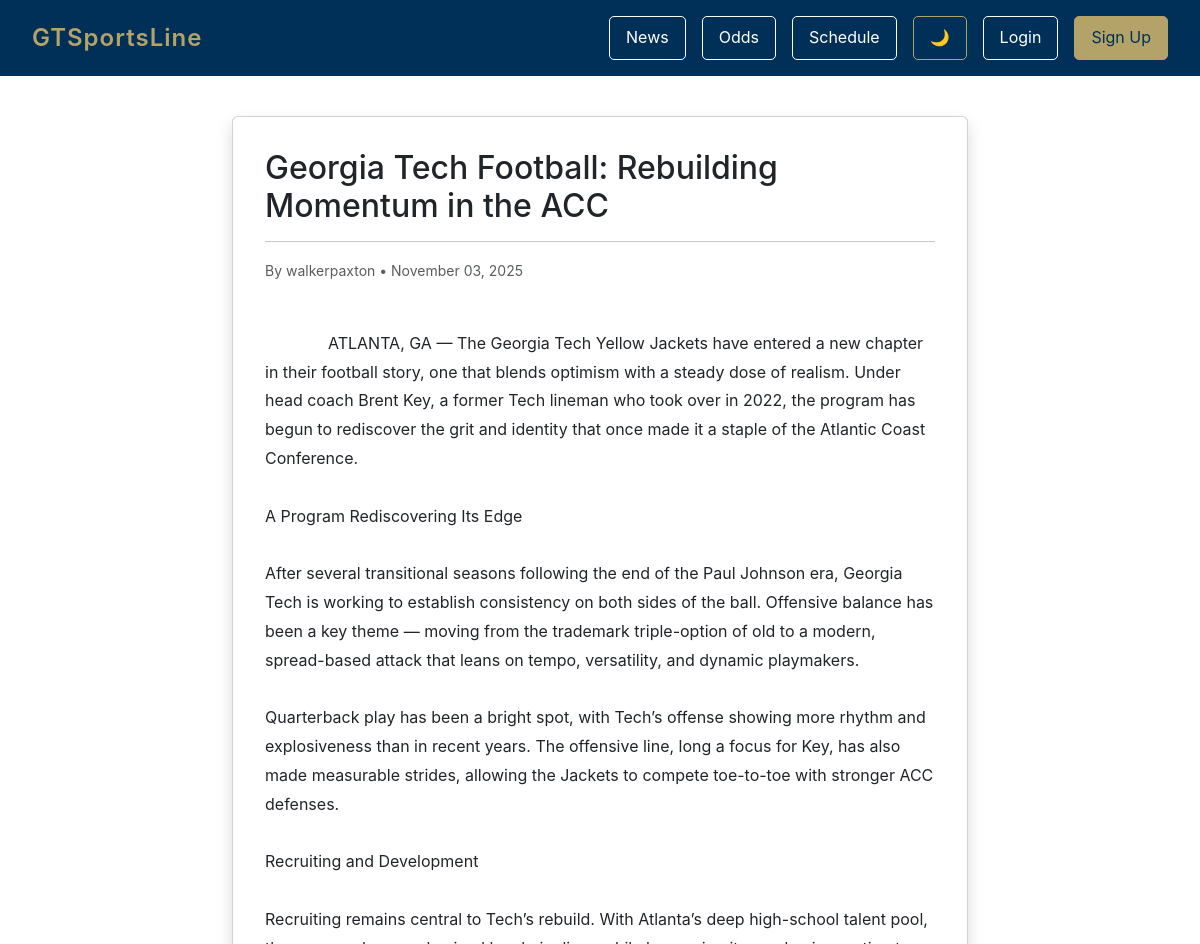
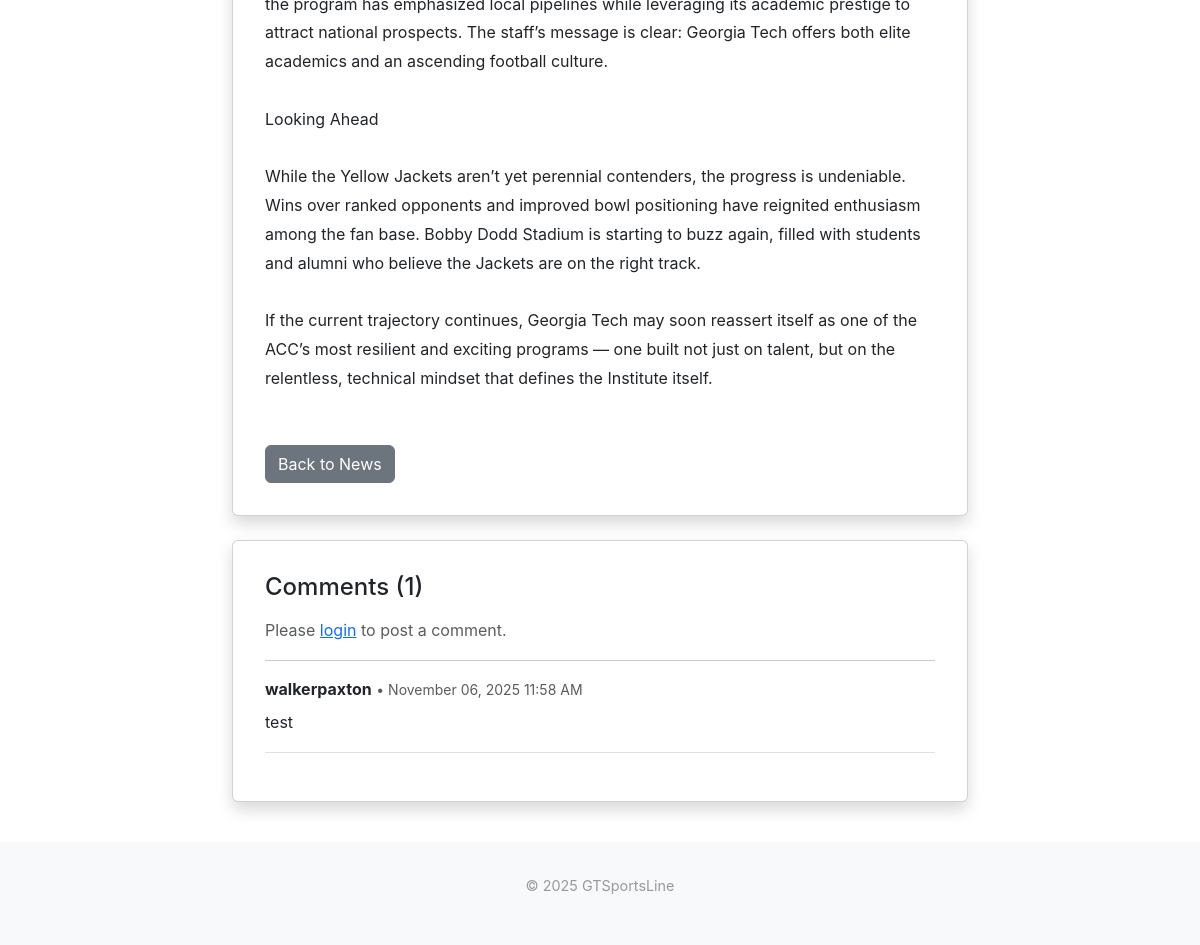
Screenshot of /news/4/ with the database file from the repository (2 pictures, top to bottom).
### news/models.py (models this page shows, shortened)
class NewsArticle(models.Model):
    title = models.CharField(max_length=200)
    content = models.TextField()
    author = models.ForeignKey(User, on_delete=models.CASCADE)
    created_at = models.DateTimeField(auto_now_add=True)
    updated_at = models.DateTimeField(auto_now=True)
    class Meta:
        ordering = ['-created_at']

class Comment(models.Model):
    article = models.ForeignKey(NewsArticle, on_delete=models.CASCADE, related_name='comments')
    author = models.ForeignKey(User, on_delete=models.CASCADE)
    content = models.TextField(max_length=1000)
    created_at = models.DateTimeField(auto_now_add=True)
    class Meta:
        ordering = ['created_at']

### news/views.py (the view)
# urls.py: path('<int:article_id>/', views.news_detail, name='news.detail'),
def news_detail(request, article_id):
    template_data = {
        'title': 'News Article'
    }
    article = get_object_or_404(NewsArticle, id=article_id)
    template_data['article'] = article
    comments = article.comments.all()
    template_data['comments'] = comments
    if request.method == 'POST' and request.user.is_authenticated:
        form = CommentForm(request.POST)
        if form.is_valid():
            comment = form.save(commit=False)
            comment.article = article
            comment.author = request.user
            comment.save()
            return redirect('news.detail', article_id=article_id)
    else:
        form = CommentForm()
    template_data['comment_form'] = form
    return render(request, 'news/detail.html', {'template_data': template_data})

### news/templates/news/detail.html (shortened to what this page needs)
{% extends 'base.html' %}
{% block content %}
<div class="p-3 mt-4">
  <div class="container">
    <div class="row justify-content-center">
      <div class="col-md-8">
        <div class="card shadow p-3 mb-4 rounded">
          <div class="card-body">
            <h2>{{ template_data.article.title }}</h2>
            <hr />
            <div class="mb-3">
              <small class="text-muted">
                By {{ template_data.article.author.username }} • {{ template_data.article.created_at|date:"F d, Y" }}
              </small>
            </div>
            <div class="article-content mb-4">
              {{ template_data.article.content }}
            </div>
            <div class="d-flex gap-2">
              <a href="{% url 'news.list' %}" class="btn btn-secondary">Back to News</a>
            </div>
          </div>
        </div>
        <div class="card shadow p-3 mb-4 rounded">
          <div class="card-body">
            <h4 class="mb-3">Comments ({{ template_data.comments|length }})</h4>
            {% if user.is_authenticated %}
            <form method="POST" class="mb-4">
              {% csrf_token %}
              <div class="mb-2">
                {{ template_data.comment_form.content }}
              </div>
              <button type="submit" class="btn btn-primary">Post Comment</button>
            </form>
            {% else %}
            <p class="text-muted">Please <a href="{% url 'accounts.login' %}">login</a> to post a comment.</p>
            {% endif %}
            <hr>
            {% if template_data.comments %}
              {% for comment in template_data.comments %}
              <div class="mb-3 pb-3 border-bottom">
                <div class="d-flex justify-content-between align-items-start">
                  <div class="flex-grow-1">
                    <strong>{{ comment.author.username }}</strong>
                    <small class="text-muted"> • {{ comment.created_at|date:"F d, Y g:i A" }}</small>
                    <p class="mt-2 mb-0">{{ comment.content }}</p>
                  </div>
                </div>
              </div>
              {% endfor %}
            {% else %}
              <p class="text-muted">No comments yet. Be the first to comment!</p>
            {% endif %}
          </div>
        </div>
      </div>
    </div>
  </div>
</div>
{% endblock content %}

### gtsportsline/templates/base.html (style rules this page uses)
* { margin: 0; padding: 0; box-sizing: border-box; }
body { font-family: 'Poppins', -apple-system, BlinkMacSystemFont, 'Segoe UI', Roboto, Oxygen, Ubuntu, Cantarell, sans-serif; line-height: 1.6; min-height: 100vh; display: flex; flex-direction: column; }

### news/templates/news/detail.html (style rules this page uses)
.article-content { white-space: pre-wrap; line-height: 1.8; }

### rows the page displays
NewsArticle: article "Georgia Tech Football: Rebuilding Momentum in the ACC", article.author.username "walkerpaxton", article.created_at "November 03, 2025", article.content "ATLANTA, GA — The Georgia Tech Yellow Jackets have entered a new chapter in their football story, one that blends optimism with a steady dose of realism. Under head coach Brent Key, a former Tech lineman who took over in 2022, the program has begun to rediscover the grit and identity that once made it a staple of the Atlantic Coast Conference. A Program Rediscovering Its Edge After several transitional seasons following the end of the Paul Johnson era, Georgia Tech is working to establish consistency on both sides of the ball. Offensive balance has been a key theme — moving from the trademark triple-option of old to a modern, spread-based attack that leans on tempo, versatility, and dynamic…", comments|length "1"
Comment: author.username "walkerpaxton", created_at "November 06, 2025 11:58 AM", content "test"
